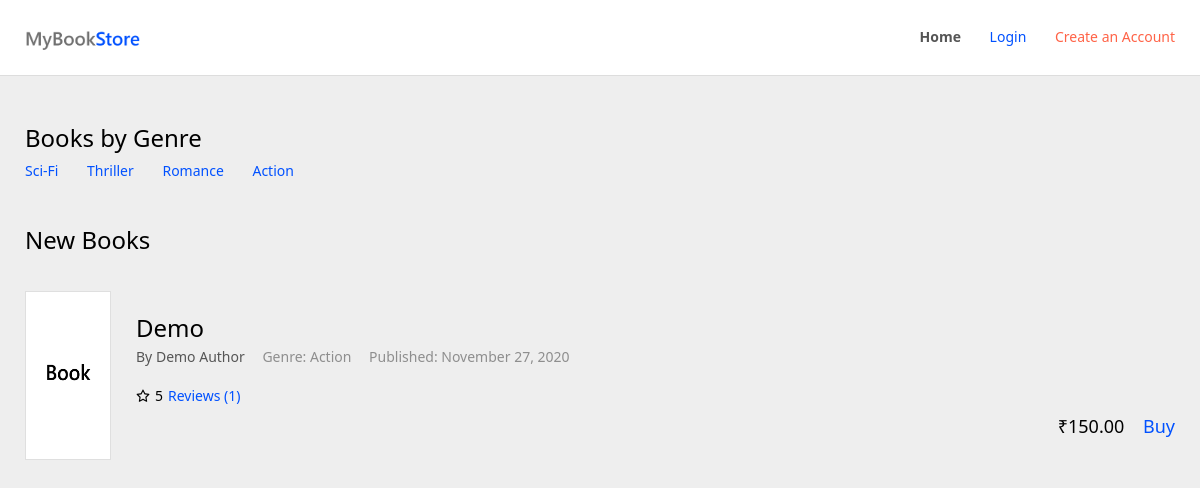
The page / on the database its author committed.
### tables this page shows
CREATE TABLE `booksgenre` (
  `id` int(1) UNSIGNED NOT NULL,
  `genreName` char(65) NOT NULL,
  `genreDescription` text NOT NULL,
  `genreAddedAt` datetime DEFAULT NULL,
  `genreAddedBy` int(1) UNSIGNED NOT NULL
);

CREATE TABLE `books` (
  `id` int(1) UNSIGNED NOT NULL,
  `booksGenreID` int(1) UNSIGNED NOT NULL,
  `bookThumbnail` text NOT NULL DEFAULT 'thumb.jpg',
  `bookName` char(150) NOT NULL,
  `bookAuthor` char(65) NOT NULL,
  `bookPublishedOn` date DEFAULT NULL,
  `bookPrice` decimal(15,2) NOT NULL DEFAULT 0.00,
  `bookDescription` text NOT NULL,
  `bookStockCount` int(1) UNSIGNED NOT NULL,
  `bookAddedAt` datetime NOT NULL,
  `bookAddedBy` int(1) UNSIGNED NOT NULL
);

### inc/class-database.php (called while the page is built, shortened)
<?php
class Database {
    private $dbhost = "localhost";
    private $dbname = "bookstore";
    private $dbuser = "root";
    private $dbpass = "";
    private $dbchar = "utf8";
    public function connect() {
        try {
            $this->connection = new PDO("mysql:host=$this->dbhost; dbname=$this->dbname; charset=$this->dbchar", $this->dbuser, $this->dbpass);
            $this->connection->setAttribute(PDO::ATTR_ERRMODE, PDO::ERRMODE_EXCEPTION);
            return $this->connection;
        }
        catch(PDOException $error) {
            die('Error: ' . $error->getMessage());
        }
    }
}
?>

### inc/class-genre.php (called while the page is built, shortened)
<?php
class Genre {
    private $db_table = "booksgenre";
    private $database_connection;
    public function __construct($database_connection) {
        $this->database_connection = $database_connection;
    }
    public function getGenreLists() {
        try {
            $query = "SELECT * FROM $this->db_table ORDER BY id DESC";
            $statement = $this->database_connection->prepare($query);
            $statement->execute();
            return $statement;
        }
        catch(PDOException $error) {
            die('Error: ' . $error->getMessage());
        }
    }
    public function genreRowCount() {
        try {
            $query = "SELECT COUNT(id) FROM $this->db_table";
            $statement = $this->database_connection->prepare($query);
            $statement->execute();
            $result = $statement->fetchColumn();
            if($result > 0) {
                return true;
            }
            else {
                return false;
            }
        }
        catch(PDOException $error) {
            die('Error: ' . $error->getMessage());
        }
    }
}
?>

### inc/class-book.php (called while the page is built, shortened)
<?php
class Book {
    private $db_table = "books";
    private $db_table_rating = "booksrating";
    private $db_table_genre = "booksgenre";
    private $database_connection;
    public $id;
    public function __construct($database_connection) {
        $this->database_connection = $database_connection;
    }
    public function getNewBooksList() {
        try {
            $query = "SELECT * FROM $this->db_table ORDER BY id DESC";
            $statement = $this->database_connection->prepare($query);
            $statement->execute();
            return $statement;
        }
        catch(PDOException $error) {
            die('Error: ' . $error->getMessage());
        }
    }
    public function bookRowCount() {
        try {
            $query = "SELECT COUNT(id) FROM $this->db_table";
            $statement = $this->database_connection->prepare($query);
            $statement->execute();
            $result = $statement->fetchColumn();
            if($result > 0) {
                return true;
            }
            else {
                return false;
            }
        }
        catch(PDOException $error) {
            die('Error: ' . $error->getMessage());
        }
    }
    public function getBookGenreID() {
        try {
            $query = "SELECT booksGenreID FROM $this->db_table WHERE id = :id";
            $statement = $this->database_connection->prepare($query);
            $statement->bindParam(':id', $this->id, PDO::PARAM_INT);
            $statement->execute();
            $result = $statement->fetch(PDO::FETCH_ASSOC);
            if(is_array($result)) {
                if(count($result) > 0) {
                    return $result["booksGenreID"];
                }
                else {
                    return null;
                }
            }
            else {
                return null;
            }
        }
        catch(PDOException $error) {
            die('Error: ' . $error->getMessage());
        }
    }
    public function getBookGenre() {
        try {
            $bookGenreID = $this->getBookGenreID();
            $query = "SELECT genreName FROM $this->db_table_genre WHERE id = :id";
            $statement = $this->database_connection->prepare($query);
            $statement->bindParam(':id', $bookGenreID, PDO::PARAM_INT);
            $statement->execute();
            $result = $statement->fetch(PDO::FETCH_ASSOC);
            if(is_array($result)) {
                if(count($result) > 0) {
                    return $result["genreName"];
                }
                else {
                    return null;
                }
            }
            else {
                return null;
            }
        }
        catch(PDOException $error) {
            die('Error: ' . $error->getMessage());
        }
    }
    public function getBookRatings() {
        try {
            $query = "SELECT SUM(rating)/(SELECT COUNT(rating) FROM $this->db_table_rating WHERE bookID = :id) as rating FROM $this->db_table_rating WHERE bookID = :id";
            $statement = $this->database_connection->prepare($query);
            $statement->bindParam(':id', $this->id, PDO::PARAM_INT);
            $statement->execute();
            $result = $statement->fetch(PDO::FETCH_ASSOC);
            if(is_array($result)) {
                if(count($result) > 0) {
                    return round($result["rating"], 1);
                }
                else {
                    return null;
                }
            }
            else {
                return null;
            }
        }
        catch(PDOException $error) {
            die('Error: ' . $error->getMessage());
        }
    }
}
?>

### inc/class-rating.php (called while the page is built, shortened)
<?php
class Rating {
    private $db_table = "booksrating";
    private $database_connection;
    public function __construct($database_connection) {
        $this->database_connection = $database_connection;
    }
    public function getRatingsCount($bookID) {
        try {
            $query = "SELECT COUNT(id) FROM $this->db_table WHERE bookID = :bookID";
            $statement = $this->database_connection->prepare($query);
            $statement->bindParam(':bookID', $bookID, PDO::PARAM_INT);
            $statement->execute();
            $result = $statement->fetchColumn();
            if($result > 0) {
                return $result;
            }
            else {
                return 0;
            }
        }
        catch(PDOException $error) {
            die('Error: ' . $error->getMessage());
        }
    }
}
?>

### index.php (the view, shortened to what this page needs)
<?php
$loggedIn = false;
$Database = new Database();
$Book = new Book($Database->connect());
$newBooks = $Book->getNewBooksList();
$Rating = new Rating($Database->connect());
$Genre = new Genre($Database->connect());
$newGenre = $Genre->getGenreLists();
?>
<!DOCTYPE html>
<html lang="en">
<head>
    <link rel="stylesheet" href="assets/css/reset.css?<?php echo mt_rand(999,99999); ?>"/>
    <link rel="stylesheet" href="assets/css/style.css?<?php echo mt_rand(999,99999); ?>"/>
</head>
<body>
    <header id="header" class="header">
        <div class="inner-wrapper">
            <div class="side"><img src="assets/images/MyBookStore.png" alt="Logo" class="logo" /></div>
            <div class="side">
                <ul class="header-menu">
                    <li class="menu active"><a href="?">Home</a></li>
                    <?php
                        if($loggedIn) {
                    ?>
                    <li class="menu"><a href="myaccount.php">My Account</a></li>
                    <li class="menu"><a href="purchased-books.php">Purchased Books</a></li>
                    <li class="menu"><a class="color-tomato" href="logout.php">Logout</a></li>
                    <?php
                        }
                        else {
                    ?>
                    <li class="menu"><a href="login.php">Login</a></li>
                    <li class="menu"><a class="color-tomato" href="register.php">Create an Account</a></li>
                    <?php
                        }
                    ?>
                </ul>
            </div>
        </div>
    </header>
    <div id="scroll-body" class="body">
        <div class="list-section">
            <h2 class="list-title">Books by Genre</h2>
            <div class="list-container">
                <ul class="genre-lists">
                    <?php
                        if(!$Genre->genreRowCount()) {
                    ?>
                    <li class="no-list">No genre added yet.</li>
                    <?php
                        }
                        else {
                            while($row = $newGenre->fetch(PDO::FETCH_ASSOC)) {
                                extract($row);
                    ?>
                    <li class="list"><a href="browse-books.php?genre-id=<?php echo $id; ?>"><?php echo $genreName; ?></a></li>
                    <?php
                            }
                        }
                    ?>
                </ul>
            </div>
        </div>
        <div class="list-section">
            <h2 class="list-title">New Books</h2>
            <div class="list-container">
                <ul class="book-lists">
                    <?php
                        if(!$Book->bookRowCount()) {
                    ?>
                    <li class="list no-list">No books added yet.</li>
                    <?php
                        }
                        else {
                            while($row = $newBooks->fetch(PDO::FETCH_ASSOC)) {
                                extract($row);
                                $Book->id = $id;
                                $bookGenre = $Book->getBookGenre();
                                $bookRating = $Book->getBookRatings();
                    ?>
                    <li id="<?php echo 'book' . $id; ?>" class="list">
                        <div class="left">
                            <img class="thumbnail" src="uploads/thumbnails/<?php echo $bookThumbnail; ?>" alt=""/>
                        </div>
                        <div class="right">
                            <div class="book-title"><?php echo $bookName; ?></div>
                            <div class="book-author">By <?php echo $bookAuthor; ?> <div class="book-genre">Genre: <?php echo $bookGenre; ?></div> <div class="book-published">Published: <?php echo Date("F j, Y", strtotime($bookPublishedOn)); ?></div></div>
                            <div class="book-rating"><svg class="icon-star"><use xlink:href="#icon-star"></use></svg> <?php if(empty($bookRating)) {
                                echo "No ratings yet";
                            } else {
                                echo $bookRating;
                                echo '<a href="reviews.php?book-id='.$id.'" style="display: inline-block; margin-left: 5px;">Reviews ('.$Rating->getRatingsCount($id).')</a>';
                            } ?></div>
                            <div class="book-actions">
                            ₹<?php echo $bookPrice; ?> <a style="display: inline-block; margin-left: 14px;" class="buy" href="checkout.php?buy-single&book-id=<?php echo $id; ?>">Buy</a>
                            </div>
                        </div>
                    </li>
                    <?php
                            }
                        }
                    ?>
                </ul>
            </div>
        </div>
    </div>
</body>
</html>

### assets/css/style.css (style rules this page uses)
* { -webkit-box-sizing: border-box; -moz-box-sizing: border-box; box-sizing: border-box; }
[class^="icon-"], [class*=" icon-"] { display: inline-block; width: 1em; height: 1em; stroke-width: 0; stroke: currentColor; fill: currentColor; }
body { min-width: 800px; background: #eeeeee; color: #000000; font-size: 14px; }
a { color: #0051ff; text-decoration: none; }
body, input, button, ul, li { font-family: 'Segoe UI', Tahoma, Geneva, Verdana, sans-serif; }
.color-tomato { color: #ff6347; }
.header { width: 100%; height: auto; background: #ffffff; color: #000000; border-bottom: 1px solid #dddddd; padding: 25px; top: 0; position: fixed; z-index: 1000; }
.header > .inner-wrapper { display: -webkit-flex; display: flex; -webkit-justify-content: space-between; -moz-justify-content: space-between; justify-content: space-between; -webkit-align-items: center; -moz-align-items: center; align-items: center; }
.header > .inner-wrapper .side { display: -webkit-flex; display: flex; -webkit-align-items: center; -moz-align-items: center; align-items: center; }
.body { position: relative; display: block; padding: 25px; z-index: 500; margin-top: 76px; }
.list-section { display: block; margin-bottom: 50px; margin-top: 25px; }
.list-section > h2.list-title { font-size: 24px; font-weight: normal; }
.list-section .list-container { margin-top: 14px; }
.list-section .list-container .genre-lists .list { display: inline-block; margin-right: 25px; -webkit-transition: transform .2s ease-in-out; -moz-transition: transform .2s ease-in-out; transition: transform .2s ease-in-out; }
.list-section .list-container .genre-lists .list:nth-last-child(1) { margin-right: 0; }
.list-section .list-container .book-lists .list { display: -webkit-flex; display: flex; -webkit-justify-content: space-between; -moz-justify-content: space-between; justify-content: space-between; -webkit-align-items: center; -moz-align-items: center; align-items: center; border-bottom: 1px solid #ddd; padding: 25px 0; }
.list-section .list-container .book-lists .list:nth-last-child(1) { border-bottom: 0; padding-bottom: 11px; }
.list-section .list-container .book-lists .list .left { width: 95px; height: 169px; border: 1px solid #dddd; overflow: hidden; }
.list-section .list-container .book-lists .list .thumbnail { background-image: cover; width: 100%; height: 100%; }
.list-section .list-container .book-lists .list .right { width: 100%; margin-left: 25px; }
.list-section .list-container .book-lists .list .right .book-title { font-size: 24px; display: block; }
.list-section .list-container .book-lists .list .right .book-author, .list-section .list-container .book-lists .list .right .book-published { color: #555555; margin-top: 5px; }
.list-section .list-container .book-lists .list .right .book-author { color: #555555; }
.list-section .list-container .book-lists .list .right .book-rating { display: -webkit-flex; display: flex; -webkit-align-items: center; -moz-align-items: center; align-items: center; margin-top: 25px; }
.list-section .list-container .book-lists .list .right .book-rating > .icon-star { margin-right: 5px; }
.list-section .list-container .book-lists .list .right .book-published { display: inline-block; margin-left: 14px; color: #8e8e8e; }
.list-section .list-container .book-lists .list .right .book-genre { display: inline-block; margin-left: 14px; color: #8e8e8e; }
.list-section .list-container .book-lists .list .right .book-actions { margin-top: 14px; font-size: 18px; text-align: right; }
.list-section .list-container .book-lists .list .right .book-actions .rent, .list-section .list-container .book-lists .list .right .book-actions .buy { display: inline-block; -webkit-transition: transform .2s ease-in-out; -moz-transition: transform .2s ease-in-out; transition: transform .2s ease-in-out; }
.header-menu .menu { display: inline-block; margin-right: 25px; }
.header-menu .menu:nth-last-child(1) { margin-right: 0; }
.header-menu .menu.active, .header-menu .menu.active a { color: #555555; font-weight: 600; }
.logo { max-width: 115px; height: auto; vertical-align: middle; line-height: 0; }

### rows shown on the page
booksgenre: genreName "Sci-Fi"
booksgenre: genreName "Thriller"
booksgenre: genreName "Romance"
booksgenre: genreName "Action"
books: bookThumbnail (picture), bookName "Demo", bookAuthor "Demo Author", booksGenreID.genreName "Action", bookPublishedOn "November 27, 2020", bookRating "5", id "1", bookPrice "150.00"
